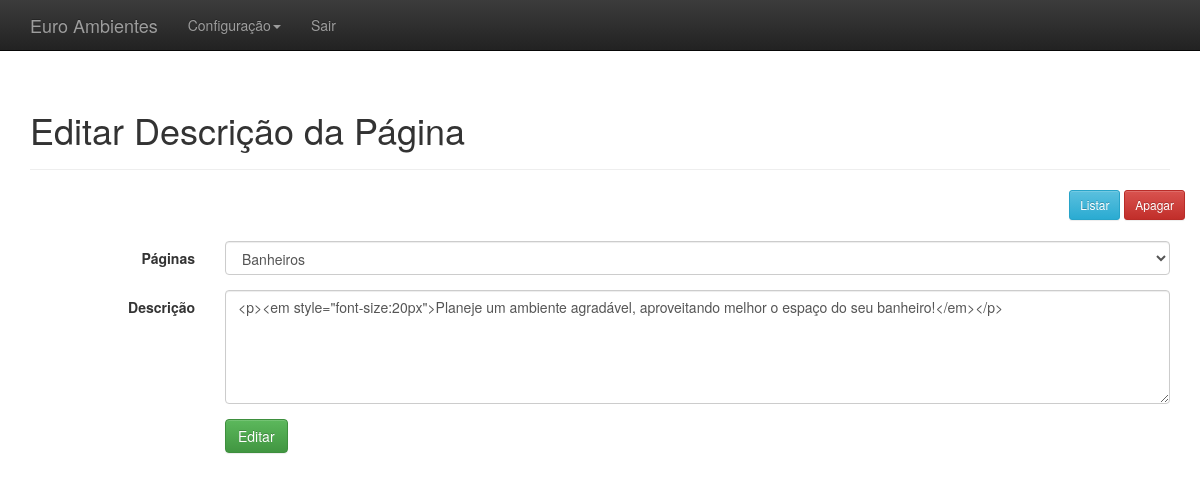
/adm/administrativo.php?link=14&id=1 (signed in), run on the app's committed database.
### tables this page shows
CREATE TABLE `desc_pg` (
  `id` int(11) NOT NULL,
  `descricao` varchar(2000) NOT NULL,
  `pg_id` int(11) NOT NULL,
  `created` datetime NOT NULL,
  `modifield` datetime DEFAULT NULL
);

CREATE TABLE `paginas` (
  `id` int(11) NOT NULL,
  `descricao` varchar(520) NOT NULL,
  `tag` varchar(220) NOT NULL,
  `rotulo_id` int(11) NOT NULL,
  `created` datetime NOT NULL,
  `modifield` datetime DEFAULT NULL
);

### adm/editar_desc_pg.php (the view, shortened to what this page needs)
<?php
$id = $_GET ['id'];
$result = mysqli_query($conectar,"SELECT * FROM desc_pg WHERE id = '$id' LIMIT 1");
$resultado = mysqli_fetch_assoc($result);
?>
<div class="container theme-showcase" role="main">
	<div class="page-header">
		<h1>Editar Descrição da Página</h1>
	</div>
	<div class="row ">
		<div class="pull-right">
			<a href='administrativo.php?link=6&id=<?php echo $resultado['id']; ?>'>
				<button type='button' class='btn btn-sm btn-info'>Listar</button></a>
				<a href='processa/proc_apagar_desc_pg.php?id=<?php echo $resultado['id']; ?>'>
					<button type='button' class='btn btn-sm btn-danger'>Apagar</button></a>
				</div>
			</div>
			<br>
			<div class="row">
				<div class="col-md-12"></div>
			</div>
			<form class="form-horizontal" method="POST" action="processa/proc_edit_desc_pg.php">
				<?php $pg_id = $resultado['pg_id'];  ?>
				<div class="form-group">
					<label for="inputPassword3" class="col-sm-2 control-label">Páginas</label>
					<div class="col-sm-10">
						<select class="form-control" name="pg_id">
							<?php
							$result_rot = mysqli_query ( $conectar, "SELECT * FROM paginas" );
							while ( $dados = mysqli_fetch_assoc ( $result_rot ) ) {
								$id_pg = $dados ['id'];
								?>
								<option value="<?php echo $dados["id"]; ?>"
									<?php if($pg_id == $id_pg){ echo 'selected'; } ?>>
										<?php echo $dados["descricao"];?></option>
									<?php
								}
								?>
							</select>
						</div>
					</div>
					<div class="form-group">
						<label for="inputEmail3" class="col-sm-2 control-label">Descrição</label>
						<div class="col-sm-10">
							<textarea class="form-control ckeditor" rows="5" name="descricao"
							placeholder="Descrição"><?php echo $resultado['descricao']; ?></textarea>
						</div>
					</div>
					<div class="form-group">
						<div class="col-sm-offset-2 col-sm-10">
							<button type="submit" class="btn btn-success">Editar</button>
						</div>
					</div>
				</form>
			</div>

### adm/css/theme.css (style rules this page uses)
body { padding-top: 70px; padding-bottom: 30px; }

### data on the page
desc_pg: pg_id "Banheiros", descricao "<p><em style=\"font-size:20px\">Planeje um ambiente agradável, aproveitando melhor o espaço do seu banheiro!</em></p>"
